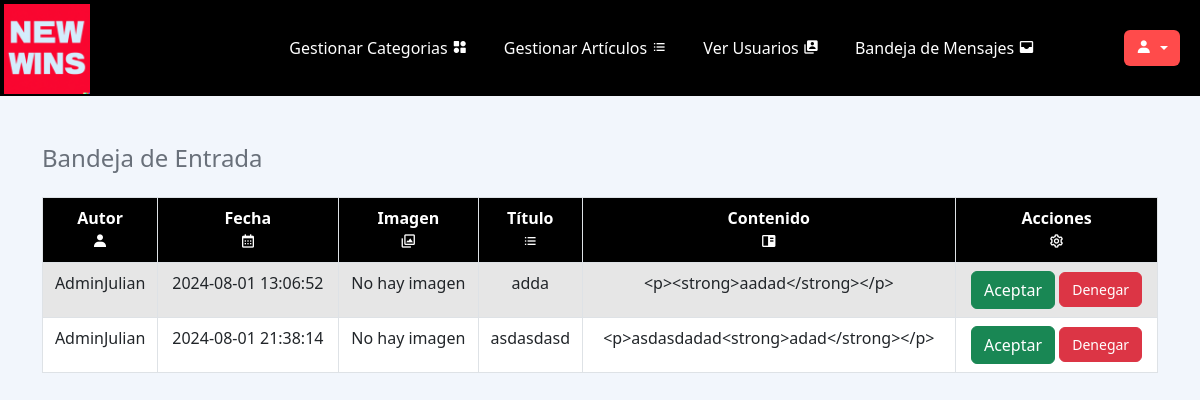
Screenshot of /NewWins/view/manage_bandeja.php (signed in) with the database file from the repository.
### tables this page shows
CREATE TABLE `bandeja_entrada` (
  `id` int(11) NOT NULL AUTO_INCREMENT,
  `usuario_id` int(11) NOT NULL,
  `titulo` varchar(255) NOT NULL,
  `contenido` text NOT NULL,
  `categoria_id` int(11) NOT NULL,
  `imagenes` blob DEFAULT NULL,
  `fecha_envio` timestamp NULL DEFAULT current_timestamp(),
  PRIMARY KEY (`id`),
  KEY `fk_bandeja_usuario` (`usuario_id`),
  KEY `fk_bandeja_categoria` (`categoria_id`),
  CONSTRAINT `fk_bandeja_categoria` FOREIGN KEY (`categoria_id`) REFERENCES `categorias` (`id`) ON DELETE CASCADE,
  CONSTRAINT `fk_bandeja_usuario` FOREIGN KEY (`usuario_id`) REFERENCES `usuarios_registrados` (`id`) ON DELETE CASCADE
);

CREATE TABLE `usuarios_registrados` (
  `id` int(11) NOT NULL AUTO_INCREMENT,
  `nombre_usuario` varchar(50) NOT NULL,
  `contrasena` varchar(255) NOT NULL,
  `correo_electronico` varchar(100) NOT NULL,
  `nombre` varchar(50) DEFAULT NULL,
  `foto_perfil` varchar(255) DEFAULT NULL,
  `ubicacion` varchar(100) DEFAULT NULL,
  `fecha_registro` timestamp NULL DEFAULT current_timestamp(),
  `apellido` varchar(30) NOT NULL,
  `es_admin` tinyint(1) NOT NULL DEFAULT 0,
  PRIMARY KEY (`id`),
  UNIQUE KEY `unique_nombre_usuario` (`nombre_usuario`),
  UNIQUE KEY `unique_correo_electronico` (`correo_electronico`)
);

### NewWins/controller/listar_bandeja.php (called while the page is built, shortened)
<?php
require_once '../model/conexion.php';
require_once '../model/BandejaEntrada.php';
$conn = ConexionBD::obtenerConexion();
$model = new BandejaEntradaModel($conn);
$articulos = $model->obtenerArticulos();
return $articulos;

### NewWins/model/BandejaEntrada.php (called while the page is built, shortened)
<?php
class BandejaEntradaModel
{
    private $conn;
    public function __construct($conn)
    {
        $this->conn = $conn;
    }
    public function obtenerArticulos()
    {
        $sql = "SELECT b.id, u.nombre_usuario, b.fecha_envio, b.imagenes, b.titulo, b.contenido
                FROM bandeja_entrada b
                JOIN usuarios_registrados u ON b.usuario_id = u.id";
        $result = $this->conn->query($sql);
        $articulos = [];
        while ($row = $result->fetch_assoc()) {
            $articulos[] = $row;
        }
        return $articulos;
    }
}

### NewWins/view/manage_bandeja.php (the view, shortened to what this page needs)
<?php include 'header.php'; ?>
<head>
</head>
<body>
    <div class="container my-5">
        <h4 class="mb-4">Bandeja de Entrada</h4>
        <?php
        include '../controller/listar_bandeja.php';
        ?>
        <table class="table table-bordered table-striped">
            <thead>
                <tr>
                    <th>Autor <br><i class='bx bxs-user'></i></th>
                    <th>Fecha <br><i class='bx bx-calendar'></i></th>
                    <th>Imagen <br><i class='bx bx-images'></i></th>
                    <th>Título <br><i class='bx bx-list-ul'></i></th>
                    <th>Contenido <br><i class='bx bxs-book-content'></i></th>
                    <th>Acciones <br><i class='bx bx-cog'></i></th>
                </tr>
            </thead>
            <tbody>
                <?php if (!empty($articulos)) : ?>
                    <?php foreach ($articulos as $articulo) : ?>
                        <tr>
                            <td><?= htmlspecialchars($articulo["nombre_usuario"]) ?></td>
                            <td><?= date("Y-m-d H:i:s", strtotime($articulo["fecha_envio"])) ?></td>
                            <td>
                                <?php if (!empty($articulo["imagenes"])) : ?>
                                    <img alt="Imagen" width="100">
                                <?php else : ?>
                                    No hay imagen
                                <?php endif; ?>
                            </td>
                            <td><?= htmlspecialchars($articulo["titulo"]) ?></td>
                            <td><?= htmlspecialchars($articulo["contenido"]) ?></td>
                            <td>
                                <form action="../controller/procesar_noticia.php" method="post" style="display:inline;">
                                    <button type="submit" name="accion" value="aceptar" class="btn btn-success">Aceptar</button>
                                    <button type="submit" name="accion" value="denegar" class="btn btn-danger">Denegar</button>
                                </form>
                            </td>
                        </tr>
                    <?php endforeach; ?>
                <?php else : ?>
                    <tr>
                        <td colspan="6">No hay artículos en la bandeja de entrada.</td>
                    </tr>
                <?php endif; ?>
            </tbody>
        </table>
    </div>
</body>
</body>
</html>

### NewWins/css/styles.css (style rules this page uses)
.table { width: 100%; margin-bottom: 1rem; color: #333; }
.table th, .table td { border: 1px solid #dee2e6; padding: 12px; text-align: center; }
.table th { background-color: #f8f9fa; border-color: #dee2e6; font-weight: bold; }
.btn-danger { background-color: #dc3545; border-color: #dc3545; color: #fff; padding: 6px 12px; font-size: 14px; }
.table { width: 100%; margin-bottom: 1rem; color: #212529; background-color: #fff; border-collapse: collapse; }
.table th { background-color: #212529; color: #fff; border: 1px solid #dee2e6; padding: 8px; }
.table td { border: 1px solid #dee2e6; padding: 8px; }
.table tbody tr:nth-child(odd) { background-color: rgba(0, 0, 0, 0.05); }
.table th { background-color: #000; color: #fff; border: 1px solid #dee2e6; padding: 8px; }
body { margin-top: 20px; background-color: #f2f6fc; color: #69707a; }

### rows the page displays
bandeja_entrada: usuario.nombre_usuario "AdminJulian", fecha_envio "2024-08-01 13:06:52", shows "No hay imagen", titulo "adda", contenido "<p><strong>aadad</strong></p>"
bandeja_entrada: usuario.nombre_usuario "AdminJulian", fecha_envio "2024-08-01 21:38:14", shows "No hay imagen", titulo "asdasdasd", contenido "<p>asdasdadad<strong>adad</strong></p>"
